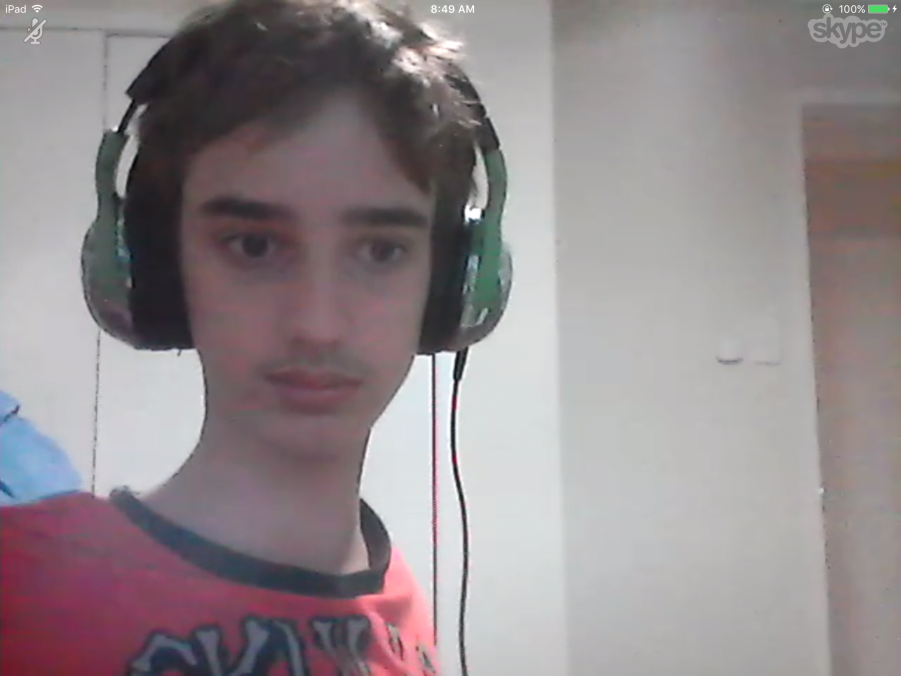
#> input picture image.jpg, 901 x 676 px
$ python image_to_ascii.py
#> lines starting #> are read from the running program, lines starting #| are printed output that depends on the picture
from PIL import Image


def asciiConvert(image, type, saveas, scale):
#> called with image = 'image.jpg', type = 'jpg', saveas = 'cursed.txt', scale = '8'
    scale = int(scale)

    #Open and get image size
    img = Image.open(image)
#> img is the input picture: PIL image 901x676 RGB; mean R, G, B 146.7, 137.8, 140.9
    w,h = img.size
#> w = 901; h = 676

    #Resize image (Downscale)
    img.resize((w//scale, h//scale)).save("resized.%s" % type)
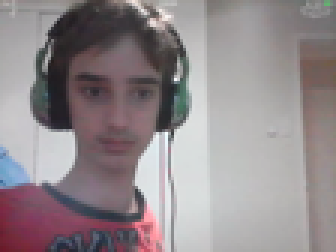
#> saved as resized.jpg: PIL image 112x84 RGB (shown 3 times larger); mean R, G, B 146.7, 137.8, 140.9

    #Open new image
    img = Image.open("resized.%s" % type)
#> img: PIL image 112x84 RGB
    w,h = img.size #new width and height
#> w = 112; h = 84

    #List with the correct length and height (same as resized image)
    grid = []
    for i in range(h):
        grid.append(["X"] * w)

    pix = img.load()

    for y in range(h):
        for x in range(w):
            if sum(pix[x,y]) == 0:
                grid[y][x] = "#"
            elif sum(pix[x,y]) in range(1,100):
                grid[y][x] = "X"
            elif sum(pix[x,y]) in range(100, 200):
                grid[y][x] = "%"
            elif sum(pix[x,y]) in range(200, 300):
                grid[y][x] = "&"
            elif sum(pix[x,y]) in range(300, 400):
                grid[y][x] = "*"
            elif sum(pix[x,y]) in range(400, 500):
                grid[y][x] = "+"
            elif sum(pix[x,y]) in range(500, 600):
                grid[y][x] = "/"
            elif sum(pix[x,y]) in range(600, 700):
                grid[y][x] = "("
            elif sum(pix[x,y]) in range(700, 750):
                grid[y][x] = "'"
            else:
                grid[y][x] = " "

    art = open(saveas, "w")

    for row in grid:
        art.write("".join(row)+"\n")

    art.close()

def main():
    asciiConvert("image.jpg", "jpg", "cursed.txt", "8")

if __name__ == "__main__":
    main()

$ run again, with smolmewithaward.jpg copied over image.jpg
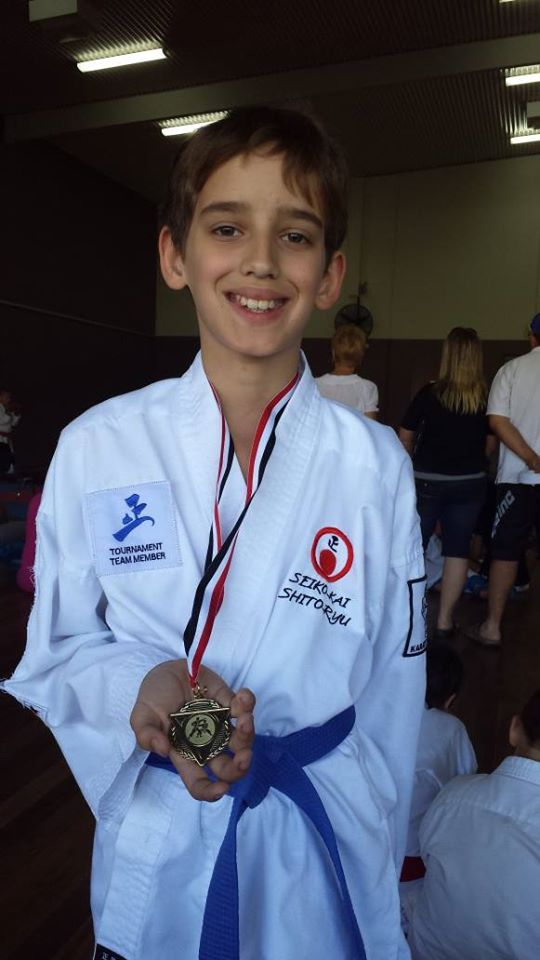
#> input picture smolmewithaward.jpg, 540 x 960 px
#> in asciiConvert, img is the input picture: PIL image 540x960 RGB; mean R, G, B 78.8, 83.3, 97.9
#> in asciiConvert, `img.resize((w//scale, h//scale)).save("resized.%s" % type)`:
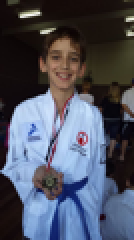
#> saved as resized.jpg: PIL image 67x120 RGB (shown 2 times larger); mean R, G, B 78.8, 83.3, 97.9
#> in asciiConvert, `img = Image.open("resized.%s" % type)`:
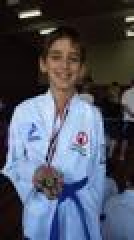
#> img: PIL image 67x120 RGB (shown 2 times larger); mean R, G, B 78.7, 83.5, 98
